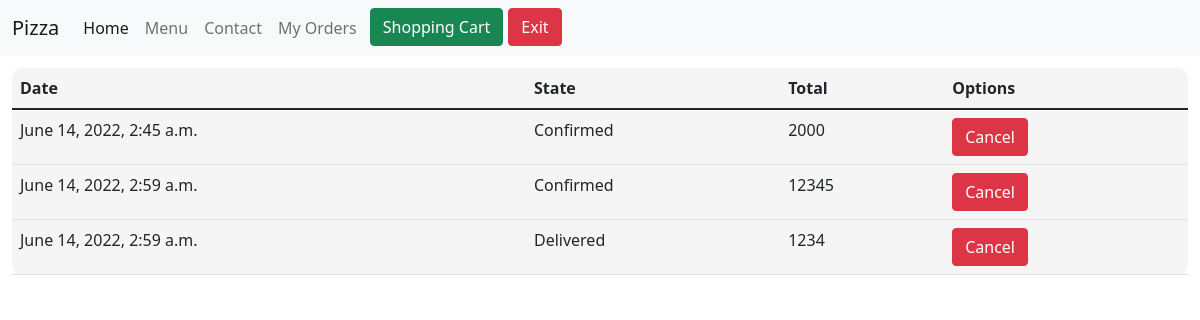
The page /my_ordens (signed in) on the database its author committed.
### Pizza/models.py (models this page shows, shortened)
class Orden(models.Model):
    id_orden=models.AutoField(primary_key=True)
    id_user=models.ForeignKey(User,on_delete=models.CASCADE)#Una orden es hecha por un usuario
    orden_date=models.DateTimeField(auto_now=True)
    state=models.ForeignKey(State,on_delete=models.CASCADE)#cada orden puede tener un estado
    Total=models.IntegerField()

class State(models.Model):
    id_state=models.AutoField(primary_key=True)
    state=models.CharField(max_length=10)
    def __str__(self):
        return f'{self.state}'

### Pizza/views.py (the view)
# urls.py: path('my_ordens', views.my_ordens,name='my_ordens'),
def my_ordens(request):
    user_id=get_current_user_id(request)#pasamos el objeto request como parámetro
    data=get_order_by_user(user_id)
    return render(request,'my_ordens.html',data)

### Pizza/views.py (called while the page is built)
def get_current_user_id(request):
    current_user = request.user
    return current_user.id

def get_order_by_user(id_user):
    data={
        'ordens':Orden.objects.filter(id_user=id_user)
    }
    return data

### Pizza/templates/my_ordens.html (shortened to what this page needs)
{% extends "layout.html" %}
{% block content %}
{% load static %}
<link rel="stylesheet" href="{% static 'css/menu.css' %}">
<div id="menu_container" style="padding: 1%;">
    <table class="table" style="border-radius: 10px;">
        <thead>
          <tr>
            <th scope="col">Date</th>
            <th scope="col">State</th>
            <th scope="col">Total</th>
            <th scope="col">Options</th>
          </tr>
        </thead>
        <tbody>
             {% for orden in ordens %}
              <tr>
                <td>{{ orden.orden_date}}</td>
                <td>{{ orden.state }}</td>
                <td>{{ orden.Total }}</td>
                <td><button type="submit" class="btn btn-danger">Cancel</button></td>
              </tr>
             {% endfor %}
        </tbody>
      </table>
</div>
{% endblock %}

### Pizza/templates/layout.html (shortened to what this page needs)
{% load static %}
<!DOCTYPE html>
<html lang="en">
<head>
    <link rel="stylesheet" href="{% static 'css/layout.css' %}">
    <link href="https://cdn.jsdelivr.net/npm/bootstrap@5.1.3/dist/css/bootstrap.min.css" rel="stylesheet">
</head>
<body>
    <nav class="navbar navbar-expand-lg navbar-light bg-light">
        <div class="container-fluid">
          <a class="navbar-brand" href="{% url 'home' %}">Pizza</a>
          <div class="collapse navbar-collapse" id="navbarNavDropdown">
            <ul class="navbar-nav">
              <li class="nav-item">
                <a class="nav-link active" aria-current="page" href="{% url 'home' %}">Home</a>
              </li>
              <li class="nav-item">
                <a class="nav-link" href="{% url 'menu' %}">Menu</a>
              </li>
              <li class="nav-item">
                <a class="nav-link" href="{% url 'contact' %}">Contact</a>
              </li>
              <li class="nav-item">
                <a class="nav-link" href="{% url 'my_ordens' %}">My Orders</a>
              </li>
              <form action="{% url 'currently_orden' %}" method="post">
                <li class="nav-item">
                  <button type="submit" class="btn btn-success" style="margin-left: 5px;">Shopping Cart</button>
                </li>
              </form>
              <form action="{% url 'user_logout' %}" method="post">
                <li class="nav-item">
                  <button type="submit" class="btn btn-danger" style="margin-left: 5px;">Exit</button>
                </li>
              </form>
            </ul>
          </div>
        </div>
      </nav>
  {% block content %}
  {% endblock %}
</body>
</html>

### Pizza/static/css/layout.css (style rules this page uses)
body { background-color: red; }
body nav { background-color: red; width: 100%; }

### Pizza/static/css/menu.css (style rules this page uses)
body table { align-items: center; justify-content: center; padding: 1%; background-color: whitesmoke; }

### rows shown on the page
Orden: orden_date "June 14, 2022, 2:45 a.m.", state "Confirmed", Total "2000"
Orden: orden_date "June 14, 2022, 2:59 a.m.", state "Confirmed", Total "12345"
Orden: orden_date "June 14, 2022, 2:59 a.m.", state "Delivered", Total "1234"
